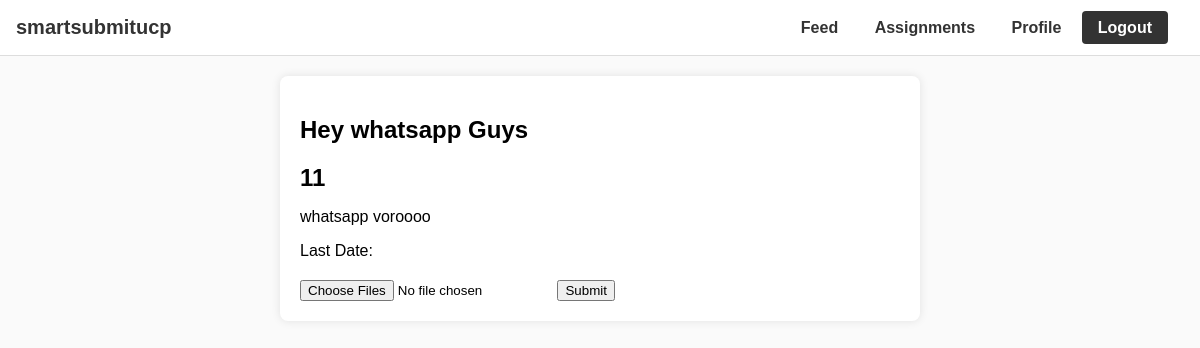
/assignment (signed in), run on an earlier commit of the app's database.
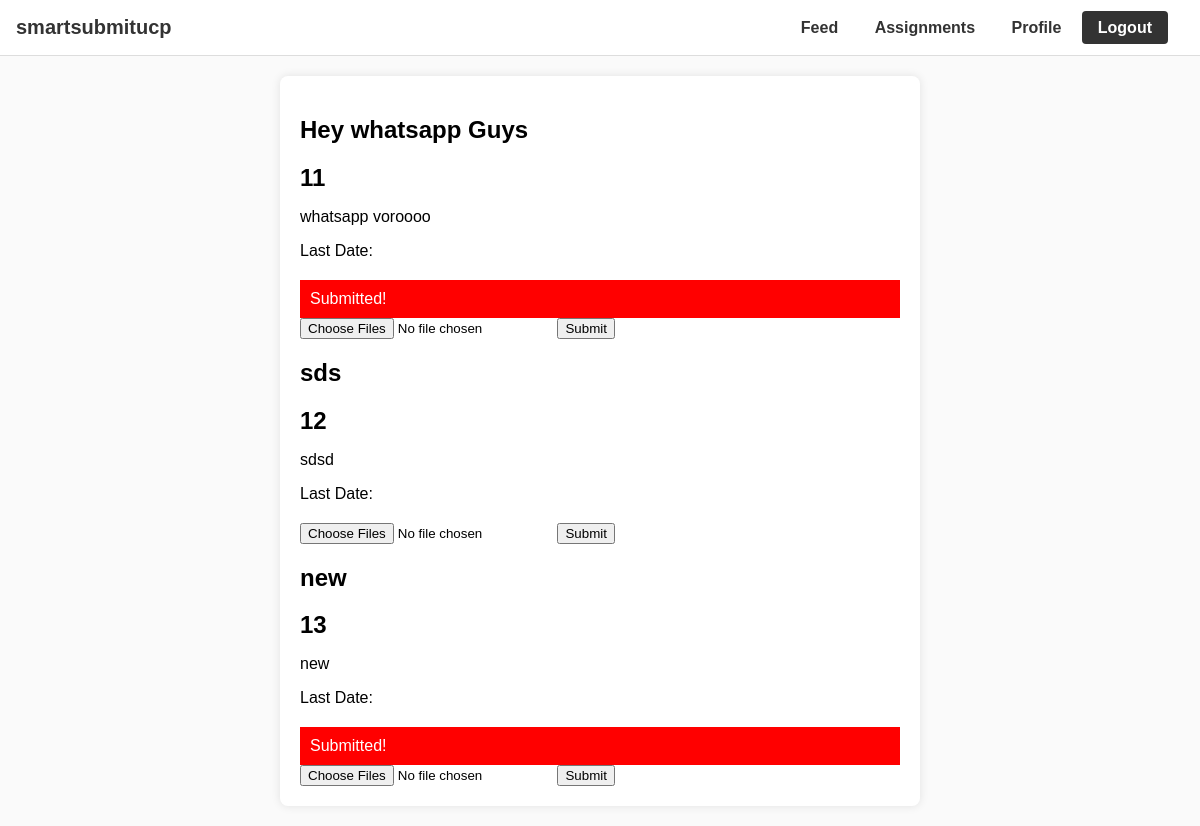
And on a later commit of the database.
### ucp/models.py (models this page shows, shortened)
class Assignment(models.Model):
    teacher = models.ForeignKey(Teacher, on_delete=models.CASCADE, related_name='assignments')
    title = models.CharField(max_length=255)
    description = models.TextField()

class Submission(models.Model):
    assignment = models.ForeignKey(Assignment, on_delete=models.CASCADE, related_name='submissions')
    student = models.ForeignKey(Student, on_delete=models.CASCADE, related_name='submissions')
    file = models.FileField(upload_to='submissions/')
    submitted_at = models.DateTimeField(auto_now_add=True)

### ucp/views.py (the view, shortened to what this page needs)
# urls.py: path("assignment", views.assignment),
@login_required
def assignment(request):
    student = get_object_or_404(Student, user=request.user)
    assignments = Assignment.objects.filter(teacher__students=student)
    submissions = Submission.objects.filter(student=student)
    return render(request, 'assignment.html', {'assignments': assignments, "user": request.user, "submissions": submissions})

### templates/assignment.html (shortened to what this page needs)
<!DOCTYPE html>
<html lang="en">
<head>
</head>
<body>
<div class="navbar">
    <a href="#" class="logo">smartsubmitucp</a>
    <div class="menu">
    <a href="feed" class="menu">Feed</a>
    <a href="assignment" class="menu">Assignments</a>
    <a href="{% url 'profile' %}" class="menu">Profile</a>
    <a href="{% url 'logout' %}" class="logout-button">Logout</a>
    </div>
</div>
<div class="assignment-container">
    {% for assignment in assignments %}
        <div class="assignment-details">
            <h2>{{ assignment.title }}</h2>
            <h2>{{ assignment.id }}</h2>
            <p>{{ assignment.description }}</p>
            <p>Last Date: {{ assignment.last_date }}</p>
        </div>
    {% for sub in submissions %}
        {% if sub.assignment.id == assignment.id %}
            <div class="submitted">
                Submitted!
            </div>
        {% endif %}
    {% endfor %}
    <div class="upload-section">
        <form method="post" enctype="multipart/form-data">
            <input type="file" name="file" multiple>
            <button type="submit">Submit</button>
        </form>
    </div>
{% endfor %}
</body>
</html>

What changed in the data, as far as the page shows it:
added Submission: shows "Submitted!", shown under Assignment "Hey whatsapp Guys"
added Assignment: title "sds", id "12", description "sdsd"
added Assignment: title "new", id "13", description "new"
added Submission: shows "Submitted!", shown under "new"
